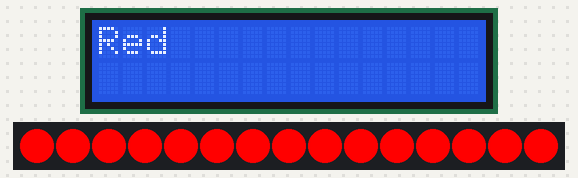
The program below on a simulated Raspberry Pi Pico running MicroPython. Shown: 16×2 character LCD, 15 RGB LEDs in strip order, left to right. Library files of the repository ran but are not shown: lcd_api.py, pico_i2c_lcd.py, dht20.py.

Above: at 1.1 s.
At 2.1 s:
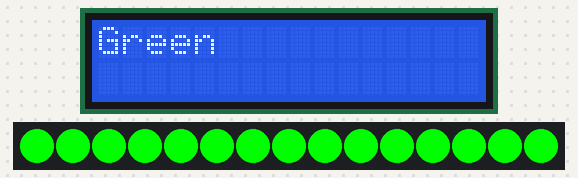
At 3.1 s:
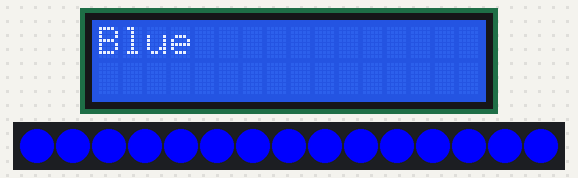
At 6.2 s:
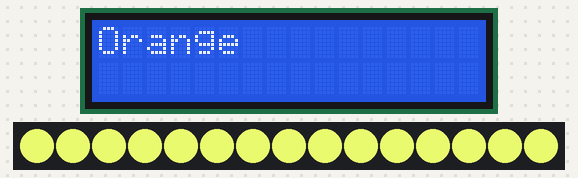
At 8.2 s:
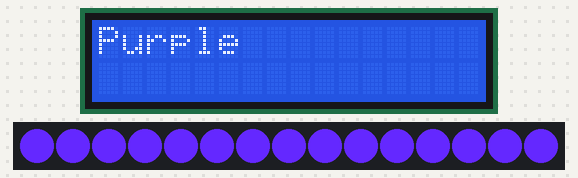
At 11.3 s:
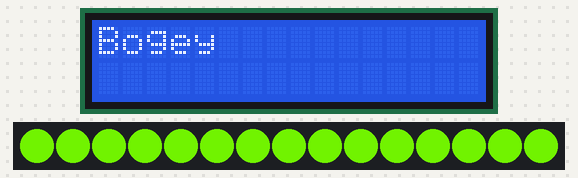

The program:

Day_12f.py
```python
'''
Change LEDs colours and print colour to LCD
'''

from machine import I2C, Pin
from lcd_api import LcdApi # lcd library
from pico_i2c_lcd import I2cLcd # lcd library
from dht20 import DHT20 # sensor library
import time
from neopixel import NeoPixel

# Define LCD/sensor I2C pins/BUS/address
SDA = 14
SCL = 15
I2C_BUS = 1
LCD_ADDR = 0x27

# Define LCD rows/columns
LCD_NUM_ROWS = 2
LCD_NUM_COLS = 16

# Set up LCD I2C
lcdi2c = I2C(I2C_BUS, sda=machine.Pin(SDA), scl=machine.Pin(SCL), freq=400000)
lcd = I2cLcd(lcdi2c, LCD_ADDR, LCD_NUM_ROWS, LCD_NUM_COLS)

# LED details
num_leds = 15
GPIO_number = 2

# Define the LED pin number and number of LEDs
strand = NeoPixel(Pin(GPIO_number), num_leds)

# Colours
white = 140,240,255 #White-ish!
green = 0,255,0
red = 255,0,0
blue = 0,0,255
yellow = 175,255,150
orange = 223, 238, 105
pink = 150,150,200
purple = 100,40,255
iceblue = 25,150,200
unicorn = 150,175,255
bogey = 100, 215, 0

mycolours ={
    "Red":(255,0,0),
    "Green":(0,255,0),
    "Blue":(0,0,255),
    "White":(255,255,255),
    "Yellow":(yellow),
    "Orange":(orange),
    "Pink":(pink),
    "Purple":(purple),
    "Iceblue":(iceblue),
    "Unicorn":(unicorn),
    "Bogey":(bogey)
}

# Turn off all LEDs before program start
strand.fill((0,0,0))
strand.write()
time.sleep(1)

while True:

    for i in mycolours:
        lcd.putstr(i)
        strand.fill(mycolours[i])
        strand.write()

        time.sleep(1)

        lcd.clear()
```

Measured:
- by itself, everything shown: repeats every 11.2 s, in 22 steps
- what the display in image 0 shows lasts 1.0 s, from 1.0 s to 2.0 s
